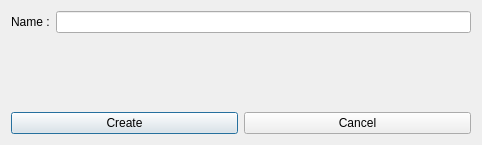
<?xml version="1.0" encoding="UTF-8"?>
<ui version="4.0">
 <class>DlgSpineRibbon</class>
 <widget class="QDialog" name="DlgSpineRibbon">
  <property name="geometry">
   <rect>
    <x>0</x>
    <y>0</y>
    <width>482</width>
    <height>145</height>
   </rect>
  </property>
  <property name="windowTitle">
   <string>Dialog</string>
  </property>
  <layout class="QVBoxLayout" name="verticalLayout">
   <item>
    <layout class="QFormLayout" name="formLayout">
     <item row="0" column="0">
      <widget class="QLabel" name="label">
       <property name="text">
        <string>Name :</string>
       </property>
      </widget>
     </item>
     <item row="0" column="1">
      <widget class="QLineEdit" name="lineEdit"/>
     </item>
    </layout>
   </item>
   <item>
    <spacer name="verticalSpacer">
     <property name="orientation">
      <enum>Qt::Orientation::Vertical</enum>
     </property>
     <property name="sizeHint" stdset="0">
      <size>
       <width>20</width>
       <height>60</height>
      </size>
     </property>
    </spacer>
   </item>
   <item>
    <layout class="QHBoxLayout" name="horizontalLayout">
     <item>
      <widget class="QPushButton" name="btnCreate">
       <property name="text">
        <string>Create</string>
       </property>
      </widget>
     </item>
     <item>
      <widget class="QPushButton" name="btnCancel">
       <property name="text">
        <string>Cancel</string>
       </property>
      </widget>
     </item>
    </layout>
   </item>
  </layout>
 </widget>
 <resources/>
 <connections/>
</ui>
